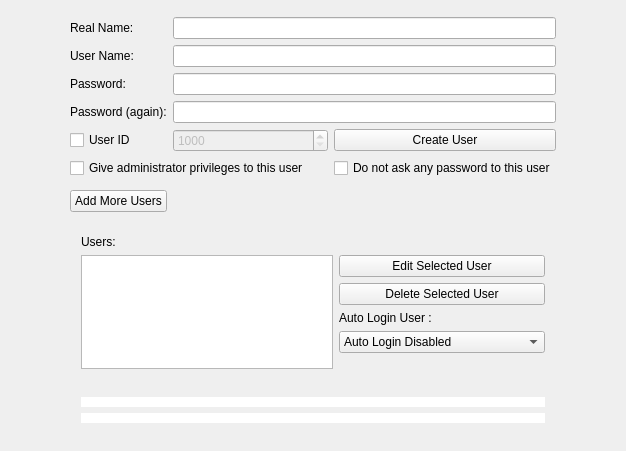
<?xml version="1.0" encoding="UTF-8"?>
<ui version="4.0">
 <class>SetupUsersWidget</class>
 <widget class="QWidget" name="SetupUsersWidget">
  <property name="geometry">
   <rect>
    <x>0</x>
    <y>0</y>
    <width>626</width>
    <height>451</height>
   </rect>
  </property>
  <property name="windowTitle">
   <string>Form1</string>
  </property>
  <layout class="QGridLayout" name="gridLayout_3">
   <item row="0" column="0" rowspan="13">
    <spacer>
     <property name="orientation">
      <enum>Qt::Horizontal</enum>
     </property>
     <property name="sizeType">
      <enum>QSizePolicy::Expanding</enum>
     </property>
     <property name="sizeHint" stdset="0">
      <size>
       <width>61</width>
       <height>20</height>
      </size>
     </property>
    </spacer>
   </item>
   <item row="0" column="3">
    <spacer>
     <property name="orientation">
      <enum>Qt::Vertical</enum>
     </property>
     <property name="sizeType">
      <enum>QSizePolicy::Expanding</enum>
     </property>
     <property name="sizeHint" stdset="0">
      <size>
       <width>20</width>
       <height>16</height>
      </size>
     </property>
    </spacer>
   </item>
   <item row="0" column="5" rowspan="13">
    <spacer>
     <property name="orientation">
      <enum>Qt::Horizontal</enum>
     </property>
     <property name="sizeType">
      <enum>QSizePolicy::Expanding</enum>
     </property>
     <property name="sizeHint" stdset="0">
      <size>
       <width>61</width>
       <height>20</height>
      </size>
     </property>
    </spacer>
   </item>
   <item row="1" column="1">
    <widget class="QLabel" name="textLabel1_4">
     <property name="text">
      <string>Real Name:</string>
     </property>
     <property name="wordWrap">
      <bool>false</bool>
     </property>
    </widget>
   </item>
   <item row="1" column="2" colspan="3">
    <widget class="QLineEdit" name="realname"/>
   </item>
   <item row="2" column="1">
    <widget class="QLabel" name="textLabel1_3">
     <property name="text">
      <string>User Name:</string>
     </property>
     <property name="wordWrap">
      <bool>false</bool>
     </property>
    </widget>
   </item>
   <item row="2" column="2" colspan="3">
    <widget class="QLineEdit" name="username"/>
   </item>
   <item row="3" column="1">
    <widget class="QLabel" name="textLabel1_2">
     <property name="text">
      <string>Password:</string>
     </property>
     <property name="wordWrap">
      <bool>false</bool>
     </property>
    </widget>
   </item>
   <item row="3" column="2" colspan="3">
    <widget class="QLineEdit" name="pass1">
     <property name="echoMode">
      <enum>QLineEdit::Password</enum>
     </property>
    </widget>
   </item>
   <item row="5" column="1">
    <widget class="QCheckBox" name="userIDCheck">
     <property name="text">
      <string>User ID</string>
     </property>
    </widget>
   </item>
   <item row="5" column="2" colspan="2">
    <widget class="QSpinBox" name="userID">
     <property name="enabled">
      <bool>false</bool>
     </property>
     <property name="minimum">
      <number>1000</number>
     </property>
     <property name="maximum">
      <number>65000</number>
     </property>
    </widget>
   </item>
   <item row="5" column="4">
    <widget class="QPushButton" name="createButton">
     <property name="text">
      <string>Create User</string>
     </property>
    </widget>
   </item>
   <item row="6" column="1" colspan="3">
    <widget class="QCheckBox" name="admin">
     <property name="text">
      <string>Give administrator privileges to this user</string>
     </property>
    </widget>
   </item>
   <item row="10" column="1" colspan="4">
    <widget class="QWidget" name="advancedList" native="true">
     <layout class="QGridLayout" name="gridLayout_2">
      <item row="1" column="0">
       <layout class="QGridLayout">
        <item row="1" column="1">
         <spacer>
          <property name="orientation">
           <enum>Qt::Vertical</enum>
          </property>
          <property name="sizeType">
           <enum>QSizePolicy::Expanding</enum>
          </property>
          <property name="sizeHint" stdset="0">
           <size>
            <width>21</width>
            <height>20</height>
           </size>
          </property>
         </spacer>
        </item>
        <item row="0" column="1">
         <layout class="QVBoxLayout">
          <item>
           <widget class="QPushButton" name="editButton">
            <property name="text">
             <string>Edit Selected User</string>
            </property>
           </widget>
          </item>
          <item>
           <widget class="QPushButton" name="deleteButton">
            <property name="text">
             <string>Delete Selected User</string>
            </property>
           </widget>
          </item>
          <item>
           <widget class="QLabel" name="autoLoginLabel">
            <property name="text">
             <string>Auto Login User :</string>
            </property>
            <property name="wordWrap">
             <bool>false</bool>
            </property>
           </widget>
          </item>
          <item>
           <widget class="QComboBox" name="autoLogin">
            <property name="minimumContentsLength">
             <number>22</number>
            </property>
            <item>
             <property name="text">
              <string>Auto Login Disabled</string>
             </property>
            </item>
           </widget>
          </item>
         </layout>
        </item>
        <item row="0" column="0" rowspan="2">
         <widget class="QListWidget" name="userList"/>
        </item>
       </layout>
      </item>
      <item row="0" column="0">
       <widget class="QLabel" name="textLabel2">
        <property name="text">
         <string>Users:</string>
        </property>
        <property name="wordWrap">
         <bool>false</bool>
        </property>
       </widget>
      </item>
     </layout>
    </widget>
   </item>
   <item row="12" column="3">
    <spacer>
     <property name="orientation">
      <enum>Qt::Vertical</enum>
     </property>
     <property name="sizeType">
      <enum>QSizePolicy::Expanding</enum>
     </property>
     <property name="sizeHint" stdset="0">
      <size>
       <width>20</width>
       <height>16</height>
      </size>
     </property>
    </spacer>
   </item>
   <item row="4" column="1">
    <widget class="QLabel" name="textLabel1">
     <property name="text">
      <string>Password (again):</string>
     </property>
     <property name="wordWrap">
      <bool>false</bool>
     </property>
    </widget>
   </item>
   <item row="4" column="2" colspan="3">
    <widget class="QLineEdit" name="pass2">
     <property name="echoMode">
      <enum>QLineEdit::Password</enum>
     </property>
    </widget>
   </item>
   <item row="6" column="4">
    <widget class="QCheckBox" name="noPass">
     <property name="text">
      <string>Do not ask any password to this user</string>
     </property>
    </widget>
   </item>
   <item row="11" column="1" colspan="4">
    <widget class="QWidget" name="widget" native="true">
     <property name="minimumSize">
      <size>
       <width>0</width>
       <height>48</height>
      </size>
     </property>
     <layout class="QGridLayout" name="gridLayout">
      <item row="0" column="0">
       <layout class="QGridLayout">
        <property name="horizontalSpacing">
         <number>0</number>
        </property>
        <item row="0" column="0">
         <widget class="QLabel" name="pass_error">
          <property name="maximumSize">
           <size>
            <width>16777215</width>
            <height>18</height>
           </size>
          </property>
          <property name="styleSheet">
           <string notr="true">border:1px solid white;
border-radius:6px;
background-color:white;
color:#5A2847;</string>
          </property>
          <property name="text">
           <string/>
          </property>
          <property name="textFormat">
           <enum>Qt::RichText</enum>
          </property>
          <property name="alignment">
           <set>Qt::AlignCenter</set>
          </property>
          <property name="wordWrap">
           <bool>true</bool>
          </property>
         </widget>
        </item>
        <item row="1" column="0">
         <widget class="QLabel" name="caps_error">
          <property name="maximumSize">
           <size>
            <width>16777215</width>
            <height>18</height>
           </size>
          </property>
          <property name="styleSheet">
           <string notr="true">border:1px solid white;
border-radius:6px;
background-color:white;
color:#5A2847;</string>
          </property>
          <property name="text">
           <string/>
          </property>
          <property name="textFormat">
           <enum>Qt::RichText</enum>
          </property>
          <property name="alignment">
           <set>Qt::AlignCenter</set>
          </property>
          <property name="wordWrap">
           <bool>true</bool>
          </property>
         </widget>
        </item>
       </layout>
      </item>
     </layout>
    </widget>
   </item>
   <item row="8" column="1">
    <widget class="QPushButton" name="addMoreUsers">
     <property name="text">
      <string>Add More Users</string>
     </property>
     <property name="checkable">
      <bool>true</bool>
     </property>
    </widget>
   </item>
  </layout>
 </widget>
 <layoutdefault spacing="6" margin="11"/>
 <pixmapfunction>qPixmapFromMimeSource</pixmapfunction>
 <tabstops>
  <tabstop>realname</tabstop>
  <tabstop>username</tabstop>
  <tabstop>pass1</tabstop>
  <tabstop>pass2</tabstop>
  <tabstop>admin</tabstop>
  <tabstop>userIDCheck</tabstop>
  <tabstop>userID</tabstop>
  <tabstop>createButton</tabstop>
  <tabstop>userList</tabstop>
  <tabstop>editButton</tabstop>
  <tabstop>deleteButton</tabstop>
  <tabstop>autoLogin</tabstop>
 </tabstops>
 <resources>
  <include location="../../data.qrc"/>
 </resources>
 <connections>
  <connection>
   <sender>userIDCheck</sender>
   <signal>toggled(bool)</signal>
   <receiver>userID</receiver>
   <slot>setEnabled(bool)</slot>
   <hints>
    <hint type="sourcelabel">
     <x>258</x>
     <y>196</y>
    </hint>
    <hint type="destinationlabel">
     <x>326</x>
     <y>201</y>
    </hint>
   </hints>
  </connection>
  <connection>
   <sender>addMoreUsers</sender>
   <signal>toggled(bool)</signal>
   <receiver>advancedList</receiver>
   <slot>setVisible(bool)</slot>
   <hints>
    <hint type="sourcelabel">
     <x>444</x>
     <y>212</y>
    </hint>
    <hint type="destinationlabel">
     <x>156</x>
     <y>344</y>
    </hint>
   </hints>
  </connection>
  <connection>
   <sender>addMoreUsers</sender>
   <signal>toggled(bool)</signal>
   <receiver>userIDCheck</receiver>
   <slot>setVisible(bool)</slot>
   <hints>
    <hint type="sourcelabel">
     <x>444</x>
     <y>212</y>
    </hint>
    <hint type="destinationlabel">
     <x>202</x>
     <y>188</y>
    </hint>
   </hints>
  </connection>
  <connection>
   <sender>addMoreUsers</sender>
   <signal>toggled(bool)</signal>
   <receiver>createButton</receiver>
   <slot>setVisible(bool)</slot>
   <hints>
    <hint type="sourcelabel">
     <x>444</x>
     <y>212</y>
    </hint>
    <hint type="destinationlabel">
     <x>544</x>
     <y>191</y>
    </hint>
   </hints>
  </connection>
  <connection>
   <sender>addMoreUsers</sender>
   <signal>toggled(bool)</signal>
   <receiver>userID</receiver>
   <slot>setVisible(bool)</slot>
   <hints>
    <hint type="sourcelabel">
     <x>444</x>
     <y>212</y>
    </hint>
    <hint type="destinationlabel">
     <x>283</x>
     <y>195</y>
    </hint>
   </hints>
  </connection>
 </connections>
</ui>
